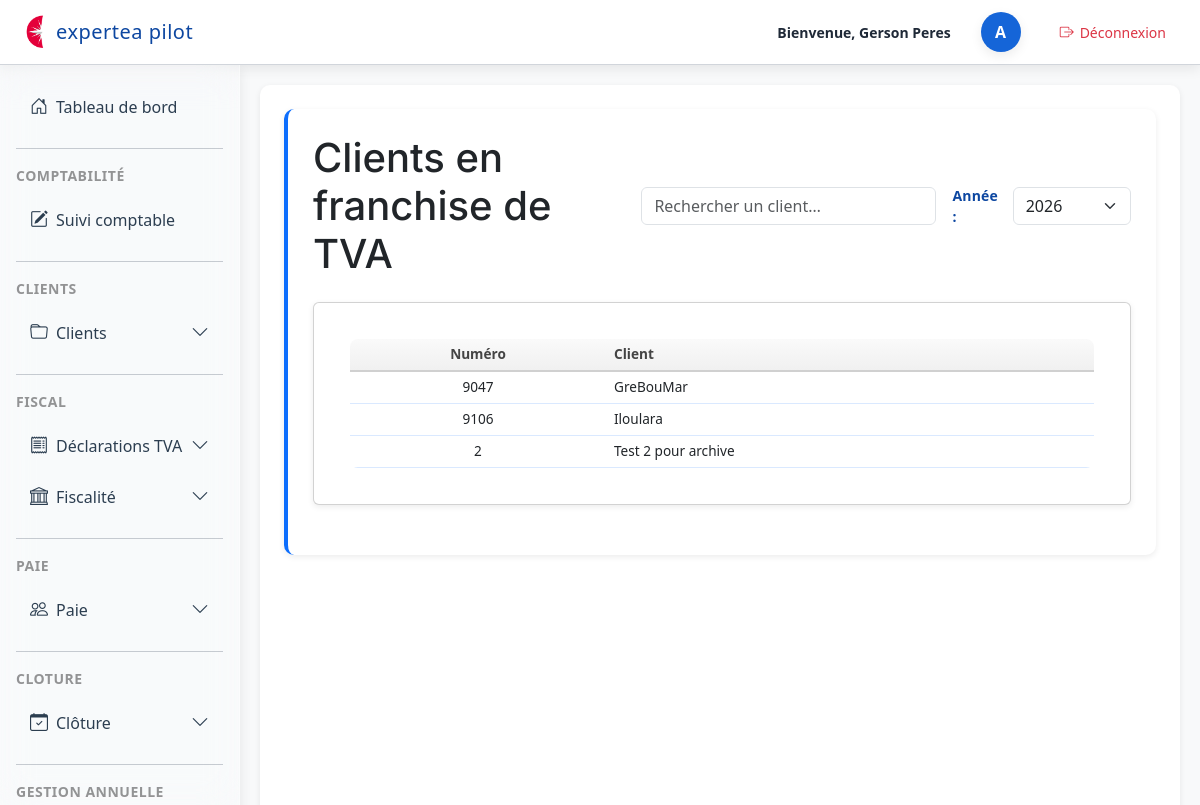
/dossiers/tva/franchise/ (signed in), run on the app's committed database.
### dossiers/models.py (models this page shows, shortened)
class Client(models.Model):
    REGIME_IMPOSITION_CHOICES = [
        ('IS', 'IS'),
        ('IR', 'IR'),
        ("RS", "Réel simplifié"),
        ("RN", "Réel normal"),
        ("MICRO", "Micro"),
        ("IR_CRL", "IR (CRL)"),
    ]
    REGIME_TVA_CHOICES = [
        ('CA3M', 'CA3 mensuelle'),
        ('CA3T', 'CA3 trimestrielle'),
        ('CA12', 'CA12'),
        ('FRANCHISE', 'Franchise'),
        ('EXO', 'Exonéré'),
    ]
    PERIODICITE_CHOICES = [
        ('MENSUEL', 'Mensuel'),
        ('TRIMESTRIEL', 'Trimestriel'),
        ('ANNUEL', 'Annuel'),
        ('REGULIER', 'Régulier'),
    ]
    user = models.OneToOneField(
        User,
        on_delete=models.CASCADE,
        null=True,
        blank=True,
        help_text="Utilisateur associé à ce client"
    )
    numero = models.IntegerField(null=True, blank=True)
    nom = models.CharField(max_length=255)
    forme_juridique = models.CharField(max_length=50)
    regime_imposition = models.CharField(
        max_length=20,
        choices=REGIME_IMPOSITION_CHOICES,
        null=True,
        blank=True
    )
    date_cloture = models.CharField(max_length=10, blank=True, null=True)
    regime_tva = models.CharField(
        max_length=20,
        choices=REGIME_TVA_CHOICES
    )
    periodicite = models.CharField(
        max_length=20,
        choices=PERIODICITE_CHOICES,
        null=True,
        blank=True,
        verbose_name="Périodicité de la saisie",
    )
    jour_echeance_tva = models.PositiveSmallIntegerField(
        blank=True,
        null=True,
        help_text="Jour du mois pour l'échéance TVA (1 à 31)"
    )
    commentaires = models.TextField(blank=True)
    archive = models.BooleanField(default=False)
    module_saisie = models.BooleanField(default=False, verbose_name="Saisie comptable")
    module_tva = models.BooleanField(default=False)
    module_cfe = models.BooleanField(default=False, verbose_name="CFE")
    module_cvae = models.BooleanField(default=False, verbose_name="CVAE")
    module_tvs = models.BooleanField(default=False, verbose_name="TVS")
    module_cloture = models.BooleanField(default=False, verbose_name="Clôture")
    module_dividendes = models.BooleanField(default=False, verbose_name="Dividendes")
    module_social = models.BooleanField(default=False, verbose_name="Social")
    module_ir = models.BooleanField(default=False, verbose_name="IR personnel")
    module_suivi_mission = models.BooleanField(default=False, verbose_name="Suivi mission et LAB")
    module_paie = models.BooleanField(default=False, verbose_name="Module Paie")

### dossiers/views.py (the view)
# urls.py: path("tva/franchise/", views.tva_franchise, name="tva_franchise"),
@login_required
def tva_franchise(request):
    annee = int(request.GET.get("annee", datetime.now().year))
    annees = list(range(2020, datetime.now().year + 2))
    clients = Client.objects.filter(
        module_tva=True,
        regime_tva="FRANCHISE"
    ).order_by("nom")
    return render(request, "dossiers/tva/franchise.html", {
        "annee": annee,
        "annees": annees,
        "clients": clients,
    })

### cabinet_compta/context_processors.py (called while the page is built)
def user_role(request):
    if not request.user.is_authenticated:
        return {"base_template": "base.html"}
    groups = request.user.groups.values_list("name", flat=True)
    if "Client" in groups:
        return {"base_template": "base_paie_client.html"}
    if "Partenaire" in groups:
        return {"base_template": "base_partenaire.html"}
    return {"base_template": "base.html"}

### dossiers/context_processors.py (called while the page is built)
def last_fiscal_year(request):
    current_year = date.today().year
    try:
        year_obj = AnneeFiscale.objects.get(annee=current_year)
        return {"last_year": year_obj.id}
    except AnneeFiscale.DoesNotExist:
        try:
            last_year_obj = AnneeFiscale.objects.latest("annee")
            return {"last_year": last_year_obj.id}
        except AnneeFiscale.DoesNotExist:
            return {"last_year": None}

def cloture_context(request):
    derniere_annee = ClotureAnnee.objects.order_by('-annee').first()
    return {
        "derniere_annee": derniere_annee
    }

### dossiers/templates/dossiers/tva/franchise.html (shortened to what this page needs)
{% extends "base.html" %}
{% block content %}
<section class="section">
    <div class="d-flex justify-content-between align-items-center mb-4">
        <h1 class="mb-0">Clients en franchise de TVA</h1>
        <div class="d-flex align-items-center gap-3">
            <div class="search-wrapper" style="width: 300px;">
                <input type="text"
                       id="searchInput"
                       class="form-control"
                       placeholder="Rechercher un client…">
            </div>
            <form method="get" class="d-flex align-items-center gap-2 mb-0">
                <label class="fw-semibold mb-0">Année :</label>
                <select name="annee"
                        class="form-select"
                        style="width: 120px;"
                        onchange="this.form.submit()">
                    {% for a in annees %}
                        <option value="{{ a }}" {% if a == annee %}selected{% endif %}>{{ a }}</option>
                    {% endfor %}
                </select>
            </form>
        </div>
    </div>
    <div class="card">
        <div class="card-body">
            <table class="table table-hover align-middle mb-0">
                <thead>
                    <tr>
                        <th>Numéro</th>
                        <th>Client</th>
                    </tr>
                </thead>
                <tbody id="tableBody">
                    {% for client in clients %}
                    <tr>
                        <td>{{ client.numero }}</td>
                        <td>{{ client.nom }}</td>
                    </tr>
                    {% endfor %}
                </tbody>
            </table>
        </div>
    </div>
</section>
{% endblock %}

### dossiers/templates/base.html (shortened to what this page needs)
<!DOCTYPE html>
<html lang="fr">
<head>
    {% load static %}
    <link rel="stylesheet" href="{% static 'css/base.css' %}">
    <link rel="stylesheet" href="{% static 'css/dashboard.css' %}">
    <link rel="stylesheet"
          href="https://cdn.jsdelivr.net/npm/bootstrap@5.3.0/dist/css/bootstrap.min.css">
    <link rel="stylesheet"
      href="https://cdn.jsdelivr.net/npm/bootstrap-icons@1.11.3/font/bootstrap-icons.css">
</head>
<body class="bg-light">
<header class="top-header">
    <div class="header-left">
        <img src="{% static 'img/logo.png' %}" alt="Logo" class="header-logo">
        <span class="header-title">expertea pilot</span>
    </div>
    <div class="header-right">
        <span class="welcome-text">Bienvenue, {{request.user.get_full_name }}</span>
        <div class="avatar-circle d-flex justify-content-center align-items-center"
             style="width:40px; height:40px; border-radius:50%; background:#1565d8; color:white; font-weight:600; margin-left:15px;">
            {{ user.username|first|upper }}
        </div>
<a href="{% url 'logout' %}"
   class="btn btn-sm d-flex align-items-center"
   style="margin-left: 15px; background:white; color:#dc3545; border-radius:12px;">
    <i class="bi bi-box-arrow-right" style="margin-right:6px;"></i>
    Déconnexion
</a>
    </div>
</header>
<div class="layout-container d-flex w-100">
    <div class="sidebar-column position-relative d-flex flex-column">
        <aside id="sidebar" class="sidebar p-3">
            <nav class="nav flex-column">
<a class="nav-link d-flex align-items-center gap-2 {% if request.resolver_match.url_name == 'dashboard' %}active{% endif %}"
   href="{% url 'user_space' %}">
    <i class="bi bi-house-door"></i>
    <span class="sidebar-text">Tableau de bord</span>
</a>
                <hr class="sidebar-separator my-3 opacity-25">
                <div class="sidebar-section-title text-uppercase small opacity-75 mb-2">
                    Comptabilité
                </div>
                <a class="nav-link text-white d-flex align-items-center gap-2 {% if request.resolver_match.url_name == 'liste_suivi_comptable' %}active{% endif %}"
                   href="{% url 'liste_suivi_comptable' %}">
                    <i class="bi bi-pencil-square"></i>
                    <span class="sidebar-text">Suivi comptable</span>
                </a>
                <hr class="sidebar-separator my-3 opacity-25">
                <div class="sidebar-section-title text-uppercase small opacity-75 mb-2">
                    CLIENTS
                </div>
                <div class="nav-item">
                    <a class="nav-link text-white d-flex align-items-center gap-2"
                       data-bs-toggle="collapse"
                       href="#menuCLIENTS"
                       role="button"
                       aria-expanded="false"
                       aria-controls="menuCLIENTS">
                        <i class="bi bi-folder"></i>
                        <span class="sidebar-text">Clients</span>
                        <i class="bi bi-chevron-down ms-auto small"></i>
                    </a>
                </div>
                <hr class="sidebar-separator my-3 opacity-25">
                <div class="sidebar-section-title text-uppercase small opacity-75 mb-2">
                    FISCAL
                </div>
                <div class="nav-item">
                    <a class="nav-link text-white d-flex align-items-center gap-2"
                       data-bs-toggle="collapse"
                       href="#menuTVA"
                       role="button"
                       aria-expanded="false"
                       aria-controls="menuTVA">
                        <i class="bi bi-receipt"></i>
                        <span class="sidebar-text">Déclarations TVA</span>
                        <i class="bi bi-chevron-down ms-auto small"></i>
                    </a>
                </div>
		<div class="nav-item">
		    <a class="nav-link text-white d-flex align-items-center gap-2"
		       data-bs-toggle="collapse"
		       href="#menuFISCAL"
		       role="button"
		       aria-expanded="false"
		       aria-controls="menuFISCAL">
		        <i class="bi bi-bank"></i>
		        <span class="sidebar-text">Fiscalité</span>
		        <i class="bi bi-chevron-down ms-auto small"></i>
		    </a>
</div>
		<hr class="sidebar-separator my-3 opacity-25">
		<div class="sidebar-section-title text-uppercase small opacity-75 mb-2">
		    Paie
		</div>
		<div class="nav-item">
		    <a class="nav-link text-white d-flex align-items-center gap-2"
		       data-bs-toggle="collapse"
		       href="#menuPAIE"
		       role="button"
		       aria-expanded="false"
		       aria-controls="menuPAIE">
		        <i class="bi bi-people"></i>
		        <span class="sidebar-text">Paie</span>
		        <i class="bi bi-chevron-down ms-auto small"></i>
		    </a>
    </div>
<hr class="sidebar-separator my-3 opacity-25">
<div class="sidebar-section-title text-uppercase small opacity-75 mb-2">
    CLOTURE
</div>
<div class="nav-item">
    <a class="nav-link text-white d-flex align-items-center gap-2"
       data-bs-toggle="collapse"
       href="#menuCLOTURE"
       role="button"
       aria-expanded="false"
       aria-controls="menuCLOTURE">
        <i class="bi bi-calendar-check"></i>
        <span class="sidebar-text">Clôture</span>
        <i class="bi bi-chevron-down ms-auto small"></i>
    </a>
</div>
		<hr class="sidebar-separator my-3 opacity-25">
		<div class="sidebar-section-title text-uppercase small opacity-75 mb-2">
		    Gestion Annuelle
		</div>
            </nav>
        </aside>
    </div>
    <main class="flex-grow-1 p-4">
        {% block content %}
        {% endblock %}
    </main>
</div>
</body>
</html>

### dossiers/static/css/base.css (style rules this page uses)
:root { --blue-primary: #0d6efd; --blue-dark: #0b5ed7; --blue-light: #e7f1ff; --sidebar-bg: #0a1a2b; --sidebar-hover: rgba(255, 255, 255, 0.12); --sidebar-active: #0d6efd; --text-light: #f8f9fa; }
body { font-family: 'Inter', sans-serif; background: var(--blue-light); }
main { background: white; padding: 25px; border-radius: 10px; box-shadow: 0 2px 6px rgba(0, 0, 0, 0.08); margin: 20px; }
h1, h2, h3, h4, h5, .card h1, .card h2, .card h3, .card h4 { font-family: 'Inter', sans-serif; font-weight: 600; color: var(--blue-dark); margin-top: 0; margin-bottom: 18px; }
section { margin-bottom: 30px; }
.section { background: white; padding: 25px; border-radius: 10px; margin-bottom: 30px; border-left: 4px solid var(--blue-primary); box-shadow: 0 2px 6px rgba(0, 0, 0, 0.08); transition: box-shadow 0.25s ease; }
.card { background: white; border-radius: 10px; padding: 20px; box-shadow: 0 2px 6px rgba(0, 0, 0, 0.08); border-left: 4px solid var(--blue-primary); margin-bottom: 25px; transition: box-shadow 0.25s ease; }
a { transition: color 0.2s ease; }
form input, form select, form textarea { transition: border-color 0.2s ease, box-shadow 0.2s ease, background 0.2s ease; }
table tr { transition: background 0.15s ease; }
p, ul, ol, table, form, .section { margin-bottom: 20px; }
form label { font-weight: 500; color: var(--blue-dark); margin-bottom: 6px; display: block; font-size: 14px; letter-spacing: 0.2px; }
form input, form select, form textarea { width: 100%; padding: 10px 12px; border-radius: 6px; border: 1px solid rgba(13, 110, 253, 0.35); background: white; font-size: 14px; transition: border-color 0.2s, box-shadow 0.2s; }
.btn { padding: 8px 16px; border-radius: 6px; text-decoration: none; font-weight: 600; display: inline-block; transition: background 0.2s ease, color 0.2s ease, box-shadow 0.2s ease; }
.table { width: 100%; border-collapse: collapse; margin-bottom: 20px; background: white; border-radius: 8px; overflow: hidden; font-size: 0.85rem }
.table thead th { background: linear-gradient(to bottom, #fafafa, #f0f0f0); color: #444; font-weight: 600; border-bottom: 2px solid #d0d0d0; }
.table th, .table td { padding-top: 4px; padding-bottom: 4px; line-height: 1.1; border: 0px solid rgba(13, 110, 253, 0.15); }
.table tbody tr:nth-child(even) { background: #f8faff; }
.table td, .table th { text-align: center; }
.table td:nth-child(2), .table th:nth-child(2) { text-align: left; }
.sidebar { width: 240px; min-height: 100vh; background: var(--sidebar-bg); color: var(--text-light); transition: width 0.25s ease; overflow: hidden; }
.sidebar .nav-link { padding: 10px 15px; border-radius: 6px; margin-bottom: 6px; transition: background 0.2s; font-weight: 500; }
:root { --radius-small: 6px; --radius-medium: 10px; }
h1, h2, h3, h4, h5 { font-family: 'Inter', sans-serif; font-weight: 600; color: var(--blue-dark); }
.sidebar-column { width: 240px; min-height: 100vh; position: relative; flex-shrink: 0; }
.layout-container { height: calc(100vh - 65px); overflow: hidden; }
main { overflow-y: auto; height: 100%; }
.top-header { height: 65px; }
.table td, .table th { padding-top: 4px; padding-bottom: 4px; line-height: 1.1; }
.top-header, .layout-container { position: relative !important; z-index: 1 !important; }
#layoutSidenav, #layoutSidenav_content, .sidebar, .navbar, .header, .content, .main-content, .page-wrapper, .wrapper, .layout, .container, .container-fluid { position: relative !important; z-index: 1 !important; }
.layout-container { min-height: calc(100vh - 60px); }
.sidebar { width: 230px; }
.sidebar { background: rgba(255, 255, 255, 0.20) !important; backdrop-filter: blur(18px) saturate(180%) !important; -webkit-backdrop-filter: blur(18px) saturate(180%) !important; border-right: 1px solid rgba(255, 255, 255, 0.35) !important; min-height: 100vh; color: #2c3e50 !important; }
.sidebar-section-title { color: rgba(0, 0, 0, 0.55) !important; font-weight: 600; letter-spacing: 0.5px; }
.sidebar .nav-link { color: #2c3e50 !important; padding: 10px 14px; border-radius: 8px; margin: 2px 0; transition: all 0.2s ease-in-out; }
.sidebar .nav-link i { font-size: 18px; transition: color 0.2s ease-in-out; }
.header-title { font-weight: 300 !important; letter-spacing: 0.5px; font-size: 1.6rem; }

### data on the page
Client: numero "9047", nom "GreBouMar"
Client: numero "9106", nom "Iloulara"
Client: numero "2", nom "Test 2 pour archive"

### other printed values
{{ request.user.get_full_name }} "Gerson Peres"
{{ user.username|first|upper }} "A"
form field annee "2026"
